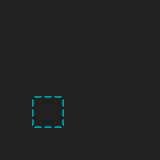

A 2D game scene composited from a Tiled map and its tileset images. What follows is a short description and the map's XML, with each tile layer's data collapsed to a summary:
An orthogonal 5x5 tile map with 32x32 px tiles, 1 tile layer (map) and 2 objects (start, end).

<map version="1.0" tiledversion="1.1.5" orientation="orthogonal" renderorder="right-down" width="5" height="5" tilewidth="32" tileheight="32" infinite="0" nextobjectid="8">
 <tileset firstgid="1" source="pixel-art.tsx" />
 <layer name="map" width="5" height="5">
  <data>[25 cells, 25 non-empty, 2 distinct tile ids]</data>
 </layer>
 <objectgroup name="markers">
  <object id="1" type="start" x="0" y="128" width="32" height="32">
   <ellipse />
  </object>
  <object id="2" type="end" x="128" y="0" width="32" height="32">
   <ellipse />
  </object>
 </objectgroup>
</map>
